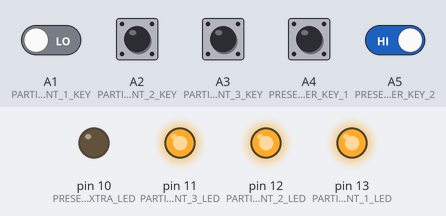
The sketch below on a simulated Arduino Uno, built with avr-gcc and run on an emulated ATmega328P. Parts: output pins drawn as LEDs (lit = HIGH). Dashed ring = blinking. The test bench sets the inputs (shaded band); at power-on: A4 (PRESENTER_KEY_1), A5 (PRESENTER_KEY_2) HIGH, A1 (PARTICIPANT_1_KEY), A2 (PARTICIPANT_2_KEY), A3 (PARTICIPANT_3_KEY) LOW.

Above: at 1.2 s.
1.3 s: A4 (PRESENTER_KEY_1) pulled LOW for 0.15 s
At 1.97 s:
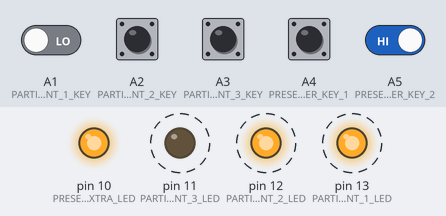
4.3 s: A4 (PRESENTER_KEY_1) pulled LOW for 1 s
At 5.8 s:
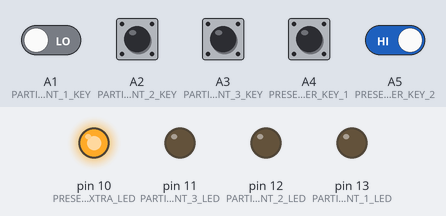
6.8 s: A4 (PRESENTER_KEY_1) pulsed LOW 5 times (0.12 s each, 0.3 s apart)
At 7.57 s:
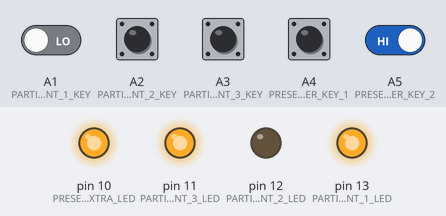
9.8 s: A1 (PARTICIPANT_1_KEY) driven HIGH and A5 (PRESENTER_KEY_2) driven LOW
At 11.1 s:
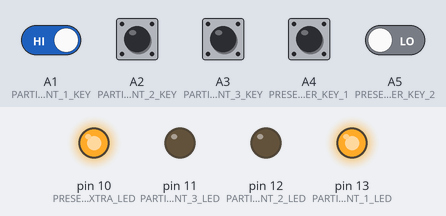
Timing chart, 0 to 12.3 s (numbered marks = the images above; inputs shaded):
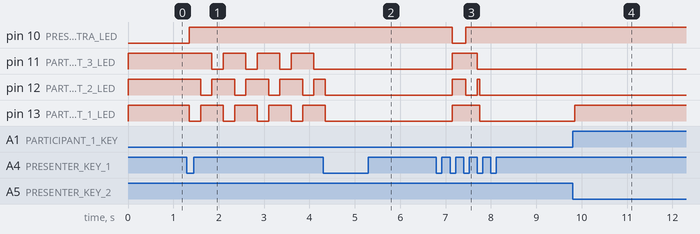

Measured:
- after the input at 1.3 s, pin 10 (PRESENTER_EXTRA_LED): LOW → HIGH after 0.05 s; pin 11 (PARTICIPANT_3_LED): alternates HIGH for 0.50 s and LOW for 0.25 s, starting after 0.55 s
- after the input at 4.3 s, pin 11 (PARTICIPANT_3_LED): stops changing and stays LOW; pin 13 (PARTICIPANT_1_LED): goes on until 4.4 s, then stays LOW
- after the input at 6.8 s, pin 10 (PRESENTER_EXTRA_LED): HIGH → LOW after 0.35 s, → HIGH 0.30 s later; pin 11 (PARTICIPANT_3_LED): LOW → HIGH after 0.35 s, → LOW 0.55 s later
- after the input at 9.8 s, pin 13 (PARTICIPANT_1_LED): LOW → HIGH after 0.05 s

The sketch:

victorina.ino
```cpp
// (licence header left out)
#include <ezButton.h>

enum VictorinaState {
  VictorinaStateIdle = 0,
  VictorinaStateGarland,
  VictorinaStateTest,
  VictorinaStateWaitingForWinner,
  VictorinaStateDisplayWinner
};

const int PARTICIPANT_1_LED = 13;
const int PARTICIPANT_2_LED = 12;
const int PARTICIPANT_3_LED = 11;
const int PRESENTER_EXTRA_LED = 10;
const int PRESENTER_KEY_1 = A4;
const int PRESENTER_KEY_2 = A5;
const int PARTICIPANT_1_KEY = A1;
const int PARTICIPANT_2_KEY = A2;
const int PARTICIPANT_3_KEY = A3;


static unsigned long TheGarlandNextSwitchTimeMs = 0;
static VictorinaState TheVictorinaState = VictorinaStateIdle;
static int TheGarlandActiveLED = 0;
static unsigned long TheOldButtonState = 1;
static ezButton ThePresenterButton1(PRESENTER_KEY_1);
static ezButton ThePresenterButton2(PRESENTER_KEY_2);
static int TheParticipant1Winner = 0;
static int TheParticipant2Winner = 0;
static int TheParticipant3Winner = 0;


static void update_LEDs();
static void loop_500ms();
static void handle_button_press();
static void loop_idle();
static void loop_garland();
static void loop_test();
static void loop_waiting_for_winner();
static void loop_display_winner();

void setup() {
  // put your setup code here, to run once:
  pinMode(PARTICIPANT_1_LED, OUTPUT);
  pinMode(PARTICIPANT_2_LED, OUTPUT);
  pinMode(PARTICIPANT_3_LED, OUTPUT);
  pinMode(PRESENTER_EXTRA_LED, OUTPUT);
  pinMode(PRESENTER_KEY_2, INPUT);
  pinMode(PRESENTER_KEY_1, INPUT);
  pinMode(PARTICIPANT_1_KEY, INPUT);
  pinMode(PARTICIPANT_2_KEY, INPUT);
  pinMode(PARTICIPANT_3_KEY, INPUT);
  ThePresenterButton1.setDebounceTime(50);
  ThePresenterButton2.setDebounceTime(50);
}

void loop()
{
  if (VictorinaStateIdle == TheVictorinaState)
  {
    loop_idle();
  }
  else if (VictorinaStateGarland == TheVictorinaState)
  {
    loop_garland();
  }
  else if (VictorinaStateTest == TheVictorinaState)
  {
    loop_test();
  }
  else if (VictorinaStateWaitingForWinner == TheVictorinaState)
  {
    loop_waiting_for_winner();
  }
  else if (VictorinaStateDisplayWinner == TheVictorinaState)
  {
    loop_display_winner();
  }
}

void loop_250ms()
{
  if (0 == TheGarlandActiveLED)
  {
    digitalWrite(PARTICIPANT_1_LED, LOW);
    digitalWrite(PARTICIPANT_2_LED, HIGH);
    digitalWrite(PARTICIPANT_3_LED, HIGH);
    digitalWrite(PRESENTER_EXTRA_LED, HIGH);
    TheGarlandActiveLED = 1;
  }
  else if (1 == TheGarlandActiveLED)
  {
    digitalWrite(PARTICIPANT_1_LED, HIGH);
    digitalWrite(PARTICIPANT_2_LED, LOW);
    digitalWrite(PARTICIPANT_3_LED, HIGH);
    digitalWrite(PRESENTER_EXTRA_LED, HIGH);
    TheGarlandActiveLED = 2;
  }
  else if (2 == TheGarlandActiveLED)
  {
    digitalWrite(PARTICIPANT_1_LED, HIGH);
    digitalWrite(PARTICIPANT_2_LED, HIGH);
    digitalWrite(PARTICIPANT_3_LED, LOW);
    digitalWrite(PRESENTER_EXTRA_LED, HIGH);
    TheGarlandActiveLED = 0;
  }
}

void handle_button_press()
{
}

void loop_idle()
{
  // Даём возможность первой кнопке обработать то, что ей надо
  ThePresenterButton1.loop();

  // Проверим, надо ли переходить в другие состояния
  if (ThePresenterButton1.isPressed())
  {
    TheVictorinaState = VictorinaStateGarland;
  }

  digitalWrite(PARTICIPANT_1_LED, HIGH);
  digitalWrite(PARTICIPANT_2_LED, HIGH);
  digitalWrite(PARTICIPANT_3_LED, HIGH);
  digitalWrite(PRESENTER_EXTRA_LED, LOW);
}

void loop_garland()
{
  // Даём возможность первой кнопке обработать то, что ей надо
  ThePresenterButton1.loop();

  // Проверим, надо ли переходить в другие состояния
  if (ThePresenterButton1.isPressed())
  {
    TheVictorinaState = VictorinaStateTest;
  }

  const int timeNow = millis();
  if(0 == TheGarlandNextSwitchTimeMs || TheGarlandNextSwitchTimeMs <= timeNow)
  {
    loop_250ms();
    TheGarlandNextSwitchTimeMs = timeNow + 250;
  }
}

void loop_test()
{
  // Даём возможность первой кнопке обработать то, что ей надо
  ThePresenterButton1.loop();

  // Проверим, надо ли переходить в другие состояния
  if (ThePresenterButton1.isPressed())
  {
    digitalWrite(PARTICIPANT_1_LED, HIGH);
    digitalWrite(PARTICIPANT_2_LED, HIGH);
    digitalWrite(PARTICIPANT_3_LED, HIGH);
    digitalWrite(PRESENTER_EXTRA_LED, HIGH);

    TheVictorinaState = VictorinaStateWaitingForWinner;
    ThePresenterButton1.loop();
  }

  digitalWrite(PARTICIPANT_1_LED, digitalRead(PARTICIPANT_1_KEY));
  digitalWrite(PARTICIPANT_2_LED, digitalRead(PARTICIPANT_2_KEY));
  digitalWrite(PARTICIPANT_3_LED, digitalRead(PARTICIPANT_3_KEY));
}

void loop_waiting_for_winner()
{
  TheParticipant1Winner = digitalRead(PARTICIPANT_1_KEY);
  TheParticipant2Winner = digitalRead(PARTICIPANT_2_KEY);
  TheParticipant3Winner = digitalRead(PARTICIPANT_3_KEY);
  if (TheParticipant1Winner == LOW || TheParticipant2Winner == LOW || TheParticipant3Winner == LOW)
  {
    TheVictorinaState = VictorinaStateDisplayWinner;
  }
}

void loop_display_winner()
{
  // Даём возможность первой и второй кнопкам обработать то, что им надо
  ThePresenterButton1.loop();
  ThePresenterButton2.loop();
  if (TheParticipant1Winner == LOW)
  {
    digitalWrite(PARTICIPANT_1_LED, LOW);
  }
  if (TheParticipant2Winner == LOW)
  {
    digitalWrite(PARTICIPANT_2_LED, LOW);
  }
  if (TheParticipant3Winner == LOW)
  {
    digitalWrite(PARTICIPANT_3_LED, LOW);
  }
  if (ThePresenterButton1.isPressed())
  {
    digitalWrite(PARTICIPANT_1_LED, HIGH);
    digitalWrite(PARTICIPANT_2_LED, HIGH);
    digitalWrite(PARTICIPANT_3_LED, HIGH);
    digitalWrite(PRESENTER_EXTRA_LED, HIGH);

    TheVictorinaState = VictorinaStateIdle;
  }
  if (ThePresenterButton2.isPressed())
  {
    digitalWrite(PARTICIPANT_1_LED, HIGH);
    digitalWrite(PARTICIPANT_2_LED, HIGH);
    digitalWrite(PARTICIPANT_3_LED, HIGH);
    digitalWrite(PRESENTER_EXTRA_LED, HIGH);

    TheVictorinaState = VictorinaStateWaitingForWinner;
  }
}
```
